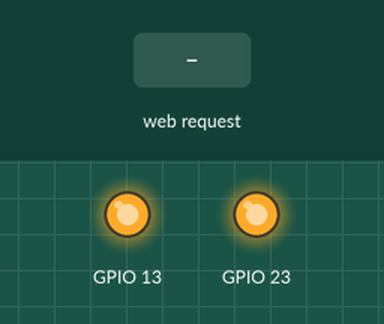
A sketch run on a simulated ESP32. Shown: output pins drawn as LEDs (lit = HIGH). The test bench sets the inputs (shaded band). WiFi joins after 1.5 s; servers stay silent unless stated; what the sketch prints to the serial monitor is not drawn.

Above: at 2.7 s.
2.8 s: HTTP request GET /onD13 received
At 3.4 s:
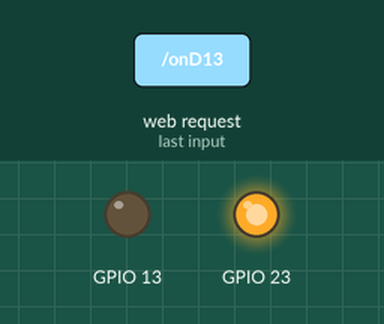
4.3 s: HTTP request GET /onD23 received
At 5.5 s:
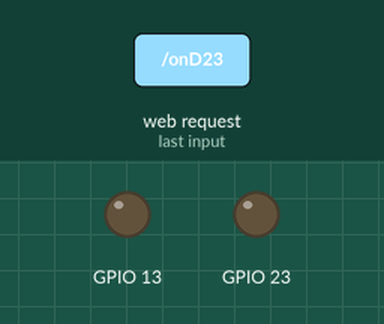
5.8 s: HTTP request GET /offD13 received
At 6.9 s:
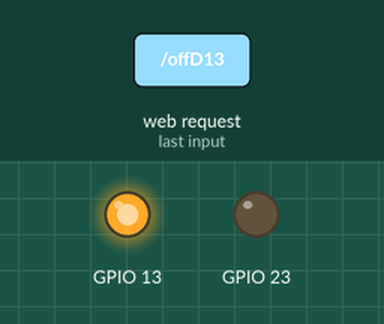
7.3 s: HTTP request GET /offD23 received
At 8.0 s:
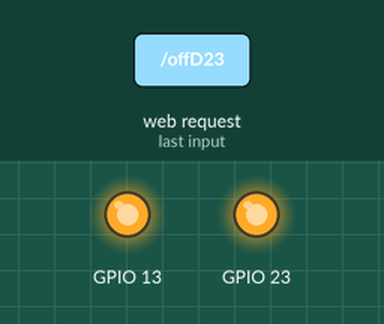
Timing chart, 0 to 9.8 s (numbered marks = the images above; inputs shaded):
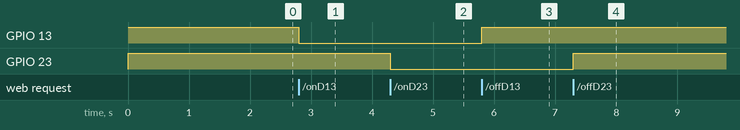

Measured:
- after the input at 2.8 s, GPIO 13: HIGH → LOW at once
- after the input at 4.3 s, GPIO 23: HIGH → LOW at once
- after the input at 5.8 s, GPIO 13: LOW → HIGH at once
- after the input at 7.3 s, GPIO 23: LOW → HIGH at once

The sketch:

esp32bx.ino
```cpp
#include <WiFi.h>
#include <WebServer.h>
WebServer webServer(80);
char* ssid = "VIETTEL";
char* pass = "23456789";
//=========Biến chứa mã HTLM Website==//
const char MainPage[] PROGMEM = R"=====(
  <!DOCTYPE html>
  <html>
   <head>
       <title>HOME PAGE</title>
       <style>
          body {text-align:center;}
          h1 {color:#003399;}
          a {text-decoration: none;color:#FFFFFF;}
          .bt_on {height:50px; width:100px; margin:10px 0;background-color:#FF6600;border-radius:5px;}
          .bt_off {height:50px; width:100px; margin:10px 0;background-color:#00FF00;border-radius:5px;}
       </style>
       <meta charset="UTF-8">
   </head>
   <body>
      <h1>ESP8266 Web Server</h1>
      <div>Trạng thái trên chân D13: <b><pan id="trangthaiD13"><pan></b></div>
      <div>
        <button class="bt_on" onclick="getdata('onD13')">ON</button>
        <button class="bt_off" onclick="getdata('offD13')">OFF</button>
      </div>
      <div>Trạng thái trên chân D23: <b><pan id="trangthaiD23"><pan></b></div>
      <div>
        <button class="bt_on" onclick="getdata('onD23')">ON</button>
        <button class="bt_off" onclick="getdata('offD23')">OFF</button>
      </div>
      <div id="reponsetext"></div>
      <script>
        //-----------Tạo đối tượng request----------------
        var xhttp = new XMLHttpRequest();
        //-----------Thiết lập dữ liệu và gửi request-------
        function getdata(url){
          xhttp.open("GET","/"+url,true);
          xhttp.send();
        }
         //------------Kiểm tra trạng thái chân D13 D23------
        function getstatusD13D23(){
          xhttp.open("GET","getstatusD13D23",true);
          xhttp.send();
        }
        //-----------Kiểm tra response-------------------------------
        function process_json(){
          if(xhttp.readyState == 4 && xhttp.status == 200){
            //------Update data sử dụng javascript-------------------
            var trangthaiD13D23_JSON = xhttp.responseText;
            var Obj = JSON.parse(trangthaiD13D23_JSON);
            document.getElementById("trangthaiD13").innerHTML = Obj.D13;
            document.getElementById("trangthaiD23").innerHTML = Obj.D23;
          }
        }
        //---Ham update duu lieu tu dong---
        setInterval(function() {
          getstatusD13D23();
        }, 1000);
      </script>
   </body>
  </html>
)=====";
//=========================================//
void setup() {
  pinMode(13,OUTPUT);
  pinMode(23,OUTPUT);
  digitalWrite(13,HIGH);
  digitalWrite(23,HIGH);
  WiFi.begin(ssid,pass);
  Serial.begin(115200);
  Serial.print("Connecting");
  while(WiFi.status()!=WL_CONNECTED){
    delay(500);
    Serial.print("...");
  }
  Serial.println(WiFi.localIP());

  webServer.on("/",mainpage);
  webServer.on("/onD13",on_D13);
  webServer.on("/offD13",off_D13);
  webServer.on("/onD23",on_D23);
  webServer.on("/offD23",off_D23);
  webServer.on("/getstatusD13D23",get_statusD13D23);
  webServer.begin();
}
void loop() {
  webServer.handleClient();
}
//==========Chương trình con=================//
void mainpage(){
  String s = FPSTR(MainPage);
  webServer.send(200,"text/html",s);
}
void on_D13(){
  digitalWrite(13,LOW);
  webServer.send(200,"text/html","CHÂN D13 ĐÃ ON");
}
void off_D13(){
  digitalWrite(13,HIGH);
  webServer.send(200,"text/html","CHÂN D13 ĐÃ OFF");
}
void on_D23(){
  digitalWrite(23,LOW);
  webServer.send(200,"text/html","CHÂN D23 ĐÃ ON");
}
void off_D23(){
  digitalWrite(23,HIGH);
  webServer.send(200,"text/html","CHÂN D23 ĐÃ OFF");
}
void get_statusD13D23(){
  String d13,d23;
  if(digitalRead(13)==1){
    d13 = "OFF";
  }else{
    d13 = "ON";
  }
  if(digitalRead(23)==1){
    d23 = "OFF";
  }else{
    d23 = "ON";
  }
  String s = "{\"D13\": \""+ d13 +"\",\"D23\": \""+ d23 +"\"}";
  webServer.send(200,"application/json",s);
}
```
